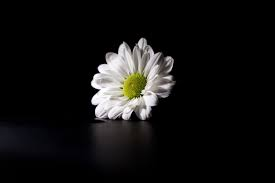
#> input picture images/flower.jfif, 275 x 183 px
$ jupyter execute --allow-errors w11_demo_project.ipynb
#> lines starting #> are read from the running program, lines starting #| are printed output that depends on the picture
# Learning outcomes
Two image segmentation techniques:
1. Clustering-based
    * k-means clustering
2. Region-based
    * watershed segmentation

# Setup

[cell 1]
import sys
assert sys.version_info >= (3, 8)

import numpy as np
import cv2 as cv
from matplotlib import pyplot as plt

if not cv.useOptimized():
    cv.setUseOptimized(True)

cv.useOptimized()

# Demo on simple 2D dataset

[cell 2]
rng = np.random.default_rng(100)
mean1 = (1, 2)
cov1 = [[1, 0], [0, 2]]
X1, Y1 = rng.multivariate_normal(mean1, cov1, size=50).T  # without transpose, (50, 2)
dat1 = np.concatenate((X1[:, None], Y1[:, None]), axis=1)

rng = np.random.default_rng(0)
mean2 = (5, 6)
cov2 = [[2, 0], [0, 1]]
X2, Y2 = rng.multivariate_normal(mean2, cov2, size=50).T
dat2 = np.concatenate((X2[:, None], Y2[:, None]), axis=1)

# vertical stack and cast
Z = np.vstack((dat1, dat2))
Z = np.float32(Z)

# define criteria and apply kmeans
criteria = (cv.TERM_CRITERIA_EPS + cv.TERM_CRITERIA_MAX_ITER, 10, 1.0)
ret, label, center = cv.kmeans(Z, 2, None, criteria, 10, cv.KMEANS_RANDOM_CENTERS)

# label the data in cluster
A = Z[label.ravel() == 0]
B = Z[label.ravel() == 1]

# Plot the data
plt.scatter(A[:, 0], A[:, 1])
plt.scatter(B[:, 0], B[:, 1], c="r")
plt.scatter(center[:, 0], center[:, 1], s=80, c="y", marker="s")
plt.xlabel('x'), plt.ylabel('y')
plt.show()
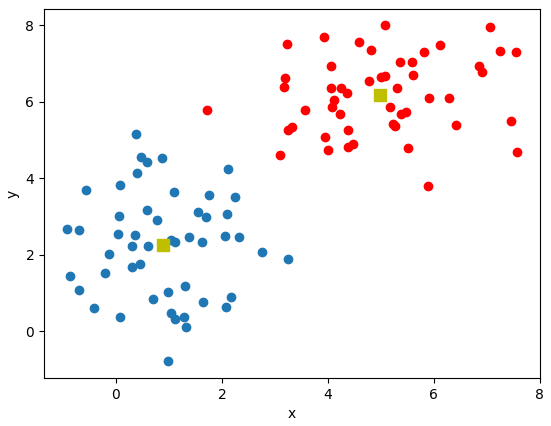
#> figure drawn by matplotlib, 1 panel

## Demo on images

[cell 3]
img = cv.imread("images/flower.jfif")
#> img is the input picture: shape (183, 275, 3); mean B, G, R 17.7, 18.4, 18.9
img_rgb = cv.cvtColor(img, cv.COLOR_BGR2RGB)

plt.figure()
plt.imshow(img_rgb)
plt.show()

[cell 4]
# Reshape the image to 2D matrix
img_reshape = img_rgb.reshape((-1, 3))

# convert uint8 to float
img_reshape = np.float32(img_reshape)

# define criteria, number of clusters and apply k-means clustering
criteria = (cv.TERM_CRITERIA_EPS + cv.TERM_CRITERIA_MAX_ITER, 10, 1.0)
K = 3
attempts = 10
ret, label, center = cv.kmeans(img_reshape, K, None, criteria, attempts,
                              cv.KMEANS_PP_CENTERS)
#> ret = 21455015.1; center = [[2.24, 1.98, 2.48], [210.4, 206.8, 204.4], [110.6, 107.4, 83.57]]

# convert the center back to uint8
center = np.uint8(center)
#> center = [[2, 1, 2], [210, 206, 204], [110, 107, 83]]

# broadcast the center to the same size as the image
res = center[label.flatten()]
result_image = res.reshape((img_rgb.shape))
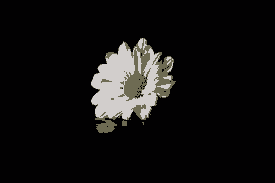
#> result_image: shape (183, 275, 3); mean R, G, B 18.7, 17.4, 17.3

[cell 5]
label

[cell 6]
result_image_gray = cv.cvtColor(result_image, cv.COLOR_RGB2GRAY)
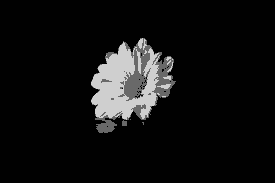
#> result_image_gray: shape (183, 275); min 1, max 207, mean 17.4

plt.figure(figsize=(12, 6))
plt.subplot(1, 2, 1), plt.imshow(result_image), plt.title("result"), plt.axis("off")
plt.subplot(1, 2, 2), plt.imshow(img), plt.title("mask overlay"), plt.axis("off")
plt.imshow(result_image_gray, cmap=plt.cm.nipy_spectral, alpha=.5)
plt.show()
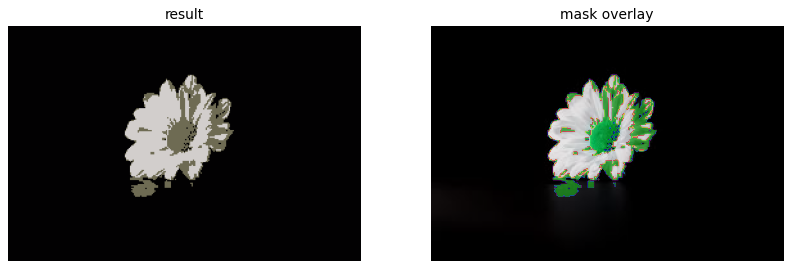
#> figure drawn by matplotlib, 2 panels; B, G, R data is drawn as R, G, B

[cell 7]
# 2 helper functions to visualize the cluster distribution

def centroid_histogram(clust_labels):
    numLabels = len(np.unique(clust_labels))
    hist = np.bincount(clust_labels.flatten(), minlength=numLabels)

    # normalize the histogram
    hist = hist.astype(np.float32)
    hist /= hist.sum()
    return hist

def plot_colors(hist, centroids):
    # initialize stacked bar chart
    bar = np.zeros((50, 300, 3), dtype=np.uint8)
    startX = 0

    # Loop over the percentage of each cluster and the color of each cluster
    for percent, color in zip(hist, centroids):
        endX = startX + percent * 300
        cv.rectangle(bar, (int(startX), 0), (int(endX), 50),
                    color.astype("uint8").tolist(), -1)
        startX = endX

    return bar

[cell 8]
hist = centroid_histogram(label)
#> in centroid_histogram, `numLabels = len(np.unique(clust_labels))`: numLabels = 3
#> in centroid_histogram, `hist = np.bincount(clust_labels.flatten(), minlength=numLabels)`: hist = [45372, 3038, 1915]
#> in centroid_histogram, `hist /= hist.sum()`: hist = [0.902, 0.0604, 0.0381]
#> hist = [0.902, 0.0604, 0.0381]
bar = plot_colors(hist, center)
#> the loop in plot_colors, `for percent, color in zip(hist, centroids):` made 3 passes
#> (percent, color, endX, startX) on passes 1 to 3: (0.902, [2, 1, 2], 270.5, 270.5), (0.0604, [210, 206, 204], 288.6, 288.6), (0.0381, [110, 107, 83], 300, 300)
#> after the loop in plot_colors, `for percent, color in zip(hist, centroids):`:
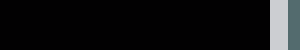
#> bar: shape (50, 300, 3); mean of channels 0, 1, 2 18.8, 17.5, 17.4; drawn as B, G, R
plt.figure(), plt.imshow(bar), plt.title("cluster distribution"), plt.axis("off")
plt.show()
